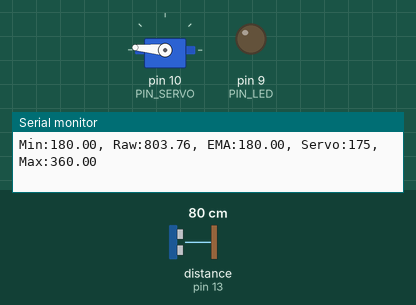
Recording of a sketch running on a simulated Arduino Uno, built with avr-gcc and run on an emulated ATmega328P. Shown: servo, output pins drawn as LEDs (lit = HIGH), the last lines printed to the serial monitor. Wiring (inferred from the names in the program): ultrasonic range finder: trigger pin 12; echo pin 13. The inputs (shaded band) are chosen by the test bench; at power-on: distance to the obstacle (sensor on pin 13) 80 cm. The echo pulse lasts 58.3 µs per cm; pins used as bus, display or sensor lines are not drawn.

Above: at 1.2 s.
1.3 s: distance to the obstacle (sensor on pin 13) set to 18 cm
At 2.1 s:
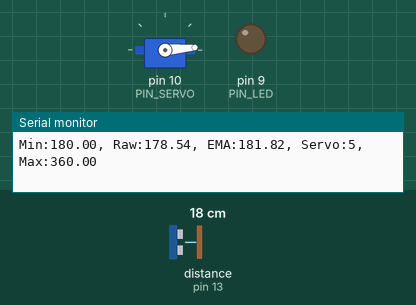
3.0 s: distance to the obstacle (sensor on pin 13) set to 35 cm
At 4.88 s:
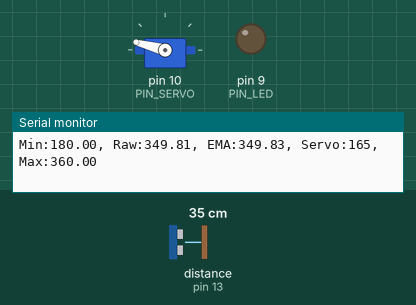
Timing chart, 0 to 12.0 s (numbered marks = the images above; inputs shaded):
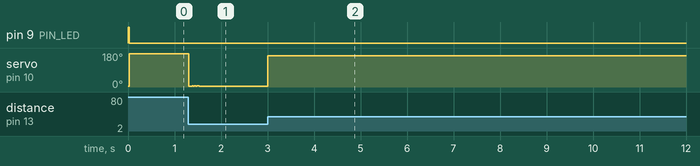

The sketch:

sketch_sep10a.ino
```cpp
#include <Servo.h>

Servo myservo;

// Arduino pin assignment
#define PIN_LED   9    // LED active-low
#define PIN_TRIG  12   // sonar sensor TRIGGER
#define PIN_ECHO  13   // sonar sensor ECHO
#define PIN_SERVO 10   // servo motor

// Configurable parameters for sonar
#define SND_VEL        346.0     // sound velocity at 24°C (m/s)
#define INTERVAL       25        // sampling interval (ms)
#define PULSE_DURATION 10        // ultrasonic pulse duration (µs)
#define DIST_MIN       180.0     // minimum measurable distance (mm)
#define DIST_MAX       360.0     // maximum measurable distance (mm)

#define TIMEOUT ((INTERVAL / 2) * 1000.0)  // max echo wait time (µs)
#define SCALE   (0.001 * 0.5 * SND_VEL)    // µs → mm conversion factor

#define EMA_ALPHA 0.8   // EMA filter weight (0~1)

// Target distance range (mm)
#define TARGET_LOW   250.0
#define TARGET_HIGH  290.0

// Servo duty durations (µs)
#define DUTY_MIN  600
#define DUTY_NEU 1475
#define DUTY_MAX 2350

// Global variables
float  distance_ema, distance_prev = DIST_MAX;
unsigned long lastSampleTime; // ms

void setup() {
  // Initialize GPIO
  pinMode(PIN_LED, OUTPUT);
  pinMode(PIN_TRIG, OUTPUT);
  pinMode(PIN_ECHO, INPUT);
  digitalWrite(PIN_TRIG, LOW);
  digitalWrite(PIN_LED, HIGH); // LED OFF initially (active-low)

  myservo.attach(PIN_SERVO);
  myservo.writeMicroseconds(DUTY_MIN);

  // Initialize variables
  distance_prev = DIST_MIN;
  distance_ema  = distance_prev;

  Serial.begin(57600);
}

void loop() {
  float distance_raw, distance_filtered;

  // Maintain sampling interval
  if (millis() < lastSampleTime + INTERVAL)
    return;

  // Measure distance
  distance_raw = USS_measure(PIN_TRIG, PIN_ECHO);

  // Range filter
  if ((distance_raw == 0.0) || (distance_raw >= DIST_MAX)) {
    myservo.writeMicroseconds(DUTY_MAX);
    distance_filtered = distance_prev;
  }
  else if (distance_raw <= DIST_MIN) {
    myservo.writeMicroseconds(DUTY_MIN);
  }
  else { // In desired range
    distance_filtered = distance_raw;
    distance_prev = distance_raw;
    myservo.writeMicroseconds(DUTY_MIN + (DUTY_MAX - DUTY_MIN) * ((distance_raw - 180.0) / 180.0));
  }

  // EMA filter
  distance_ema = EMA_ALPHA * distance_prev + (1 - EMA_ALPHA) * distance_ema;

  // 🔹 LED control (only ON when 180~360 mm)
  if (distance_ema >= 180.0 && distance_ema <= 360.0) {
    digitalWrite(PIN_LED, LOW);   // LED ON (active-low)
  } else {
    digitalWrite(PIN_LED, HIGH);  // LED OFF
  }

  // Serial output
  Serial.print("Min:");    Serial.print(DIST_MIN);
  Serial.print(", Raw:");  Serial.print(distance_raw);
  Serial.print(", EMA:");  Serial.print(distance_ema);
  Serial.print(", Servo:");Serial.print(myservo.read());
  Serial.print(", Max:");  Serial.print(DIST_MAX);
  Serial.println("");

  // Update time
  lastSampleTime += INTERVAL;
}

// Measure distance from ultrasonic sensor (mm)
float USS_measure(int TRIG, int ECHO)
{
  digitalWrite(TRIG, HIGH);
  delayMicroseconds(PULSE_DURATION);
  digitalWrite(TRIG, LOW);

  return pulseIn(ECHO, HIGH, TIMEOUT) * SCALE;
}
```

Measured:
- after the input at 1.3 s, servo on pin 10 (PIN_SERVO): 175° → 5° at once
- after the input at 3.0 s, servo on pin 10 (PIN_SERVO): 5° → 165° at once, then moves between 165° and 166°, repeating every 0.72 s
